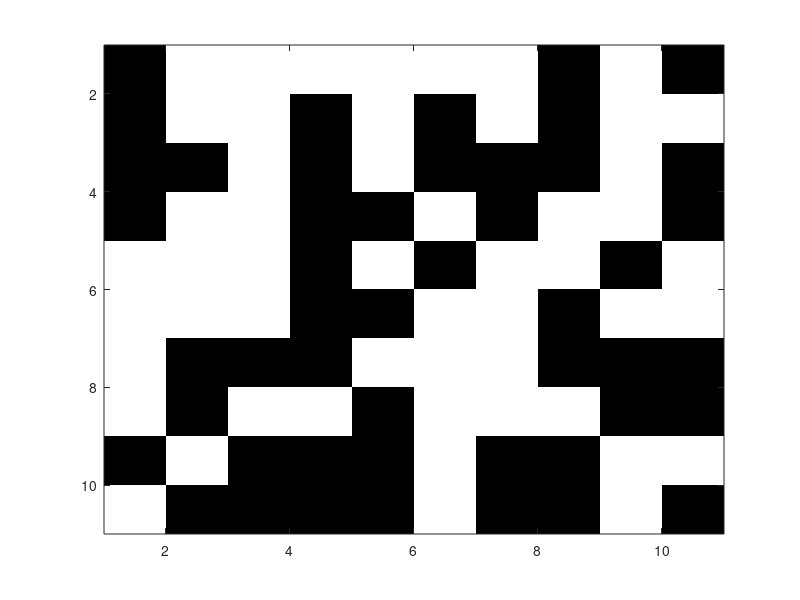

This figure's MATLAB source:



clc;
A = randi([0 1], 10, 10);
[r,c] = size(A);                           %# Get the matrix size
imagesc((1:c)+0.5,(1:r)+0.5,A);            %# Plot the image
colormap(gray);                              %# Use a gray colormap
% axis equal                                   %# Make axes grid sizes equal
% set(gca,'XTick',1:(c+1),'YTick',1:(r+1),...  %# Change some axes properties
%         'XLim',[1 c+1],'YLim',[1 r+1],...
%         'GridLineStyle','-','XGrid','on','YGrid','on');
    
